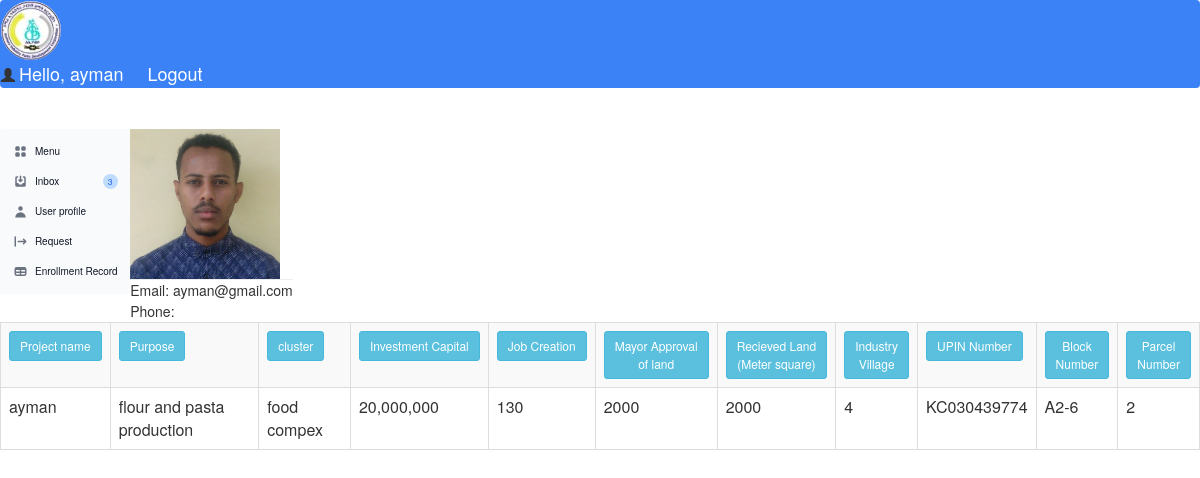
Page /user/ (signed in) on the committed database.
### projects/models.py (models this page shows, shortened)
class Owner(models.Model):
    user = models.OneToOneField(User, null=True,blank=True, on_delete=models.CASCADE)
    name = models.CharField(max_length=200, null=True)
    phone = models.CharField(max_length=200, null=True)
    email = models.CharField(max_length=200, null=True)
    profile_pic = models.ImageField(default="profile1.png", null=True, blank=True)

class Projects(models.Model):
    owner = models.ForeignKey(Owner, null=True, on_delete= models.SET_NULL)
    lease = models.ForeignKey(Lease, null=True, on_delete= models.SET_NULL)
    Project_name = models.CharField(max_length=200, null=True)
    purpose = models.CharField(max_length=200, null=True)
    cluster = models.CharField(max_length=200, null=True)
    Investment_Capital = models.CharField(max_length=200, null=True)
    Job_Creation = models.CharField(max_length=200, null=True)
    Mayor_Approval_of_land = models.CharField(max_length=200, null=True)
    Recieved_Land_Meter_square = models.CharField(max_length=200, null=True)
    Industry_Village = models.CharField(max_length=200, null=True)
    UPIN_Number = models.CharField(max_length=200, null=True)
    Block_Number = models.CharField(max_length=200, null=True)
    Parcel_Number = models.CharField(max_length=200, null=True)
    date_created = models.DateTimeField(auto_now_add=True, null=True)

### projects/decorators.py (the view)
		def wrapper_func(request, *args, **kwargs):
			group = None
			if request.user.groups.exists():
				group = request.user.groups.all()[0].name
			if group in allowed_roles:
				return view_func(request, *args, **kwargs)
			else:
				return HttpResponse('You are not authorized to view this page')

### projects/views.py (called while the page is built)
@login_required(login_url='login')
@allowed_users(allowed_roles=['owner'])
def userPage(request):
	owner = Owner.objects.all()
	lease = Lease.objects.all()
	owners = request.user.owner.projects_set.all()
	context = {'owner':owner,'owners':owners,'lease':lease}
	return render(request, 'projects/user.html', context)

### projects/templates/projects/user.html (shortened to what this page needs)
{% load static %}
{% include 'projects/owner_navbar.html'%}
<head>
		<script src="https://cdn.tailwindcss.com"></script>
</head>
<div class="flex">
	{% include 'projects/owner_sidebar.html'%}
	<div class="col-auto">
		<div class="card card-body">
			<img class="profile-pic" src="{{request.user.owner.profile_pic.url}}" height="150" width="150">
			<hr>
			<p>Email: {{user.email}}</p>
			<p>Phone: {{user.phone}}</p>
		</div>
</div>
<br>
<br>
</div>
<div class="col">
	<div class="col-md">
		<div class="card card-body">
			<table class="table table-striped table-bordered table-sm">
				<tr>
					<th><a class="btn btn-sm btn-info">Project name</a></th>
                     <th><a class="btn btn-sm btn-info">Purpose</a></th>
                     <th><a class="btn btn-sm btn-info">cluster</a></th>
                     <th><a class="btn btn-sm btn-info">Investment Capital</a></th>
                     <th><a class="btn btn-sm btn-info">Job Creation</a></th>
                     <th><a class="btn btn-sm btn-info">Mayor Approval <br> of land</a></th>
                     <th><a class="btn btn-sm btn-info">Recieved Land <br> (Meter square)</a></th>
                     <th><a class="btn btn-sm btn-info">Industry <br> Village</a></th>
                     <th><a class="btn btn-sm btn-info">UPIN Number</a></th>
                     <th><a class="btn btn-sm btn-info">Block <br> Number</a></th>
                     <th><a class="btn btn-sm btn-info">Parcel <br> Number</a></th>
				</tr>
				{% for a in owners %}
				<tr>
					<td>{{a.Project_name}}</td>
                     <td>{{a.purpose}}</td>
                     <td>{{a.cluster}}</td>
                     <td>{{a.Investment_Capital}}</td>
                     <td>{{a.Job_Creation}}</td>
                     <td>{{a.Mayor_Approval_of_land}}</td>
                     <td>{{a.Recieved_Land_Meter_square}}</td>
                     <td>{{a.Industry_Village}}</td>
                     <td>{{a.UPIN_Number}}</td>
                     <td>{{a.Block_Number}}</td>
                     <td>{{a.Parcel_Number}}</td>
				</tr>
				{% endfor %}
			</table>
		</div>
	</div>
</div>

### projects/templates/projects/owner_navbar.html (shortened to what this page needs)
    {% load static %}
    <head>
      <link rel="stylesheet"
href="https://maxcdn.bootstrapcdn.com/bootstrap/3.3.7/css/bootstrap.min.css">
      <script src="https://cdn.tailwindcss.com"></script>
    </head>
    <div class="">
    <nav class="navbar navbar-expand-lg bg-blue-500">
      <img src="{% static 'images/logo1.jpg' %}" class="img-circle" alt="logo">
       <i class="glyphicon glyphicon-user"></i>
      <span class="hello-msg">Hello, {{request.user}}</span>
      <span ><a  class="hello-msg" href="{% url 'logout' %}">Logout</a></span>
     </nav>
    </div>

### projects/templates/projects/owner_sidebar.html (shortened to what this page needs)
<aside class="main-sidebar sidebar-light-primary elevation1" aria-label="Sidebar">
    <div class="overflow-y-auto py-4 px-3 bg-gray-50 rounded dark:bg-gray-800">
       <ul class="space-y-2">
          <li>
             <a href="#" class="flex items-center p-2 text-base font-normal text-gray-900 rounded-lg dark:text-white hover:bg-gray-100 dark:hover:bg-gray-700">
                <span class="flex-1 ml-3 whitespace-nowrap"><Menu:context>Menu</Menu:context></span>
             </a>
          </li>
          <li>
             <a href="#" class="flex items-center p-2 text-base font-normal text-gray-900 rounded-lg dark:text-white hover:bg-gray-100 dark:hover:bg-gray-700">
                <span class="flex-1 ml-3 whitespace-nowrap">Inbox</span>
                <span class="inline-flex justify-center items-center p-3 ml-3 w-3 h-3 text-sm font-medium text-blue-600 bg-blue-200 rounded-full dark:bg-blue-900 dark:text-blue-200">3</span>
             </a>
          </li>
          <li>
             <a href="{% url 'account' %}" class="flex items-center p-2 text-base font-normal text-gray-900 rounded-lg dark:text-white hover:bg-gray-100 dark:hover:bg-gray-700">
                <span class="flex-1 ml-3 whitespace-nowrap">User profile</span>
             </a>
          </li>
          <li>
             <a href="{% url 'request' %}" class="flex items-center p-2 text-base font-normal text-gray-900 rounded-lg dark:text-white hover:bg-gray-100 dark:hover:bg-gray-700">
                <span class="flex-1 ml-3 whitespace-nowrap">Request</span>
             </a>
          </li>
          <li>
             <a href="#" class="flex items-center p-2 text-base font-normal text-gray-900 rounded-lg dark:text-white hover:bg-gray-100 dark:hover:bg-gray-700">
                <span class="flex-1 ml-3 whitespace-nowrap">Enrollment Record</span>
             </a>
          </li>
       </ul>
    </div>
 </aside>

### projects/templates/projects/owner_navbar.html (style rules this page uses)
.hello-msg { font-size: 18px; color: #fff; margin-right: 20px; }

### rows in the picture
Projects: Project_name "ayman", purpose "flour and pasta production", cluster "food compex", Investment_Capital "20,000,000", Job_Creation "130", Mayor_Approval_of_land "2000", Recieved_Land_Meter_square "2000", Industry_Village "4", UPIN_Number "KC030439774", Block_Number "A2-6", Parcel_Number "2"

### other values in the picture
{{ request.user }} "ayman"
{{ user.email }} "ayman@gmail.com"
